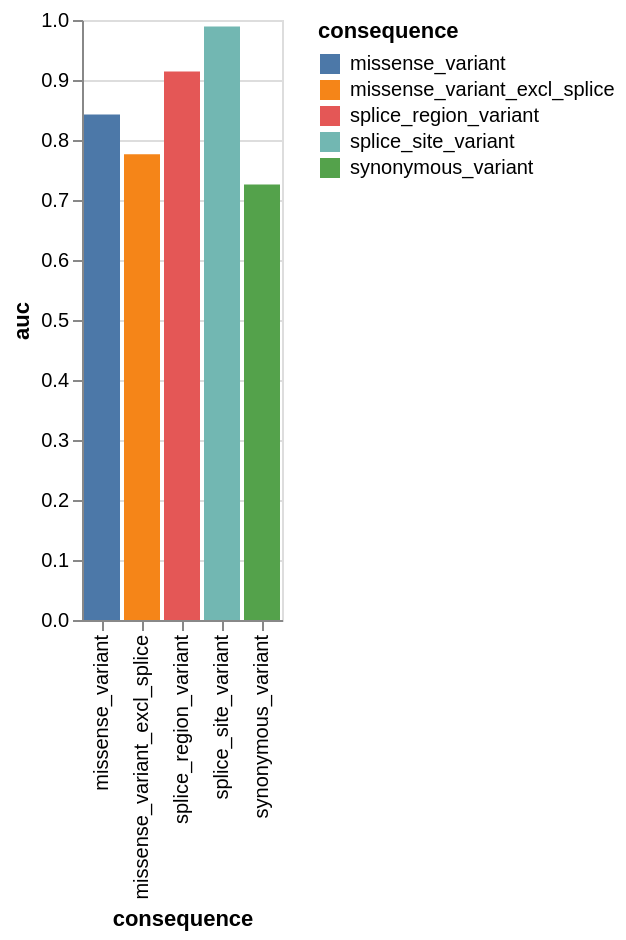

The code cell stored with this chart in its notebook:
### Code cell
auc_bars = alt.Chart(auc_df).mark_bar().encode(
    x=alt.X('consequence:N'),
    y=alt.Y('auc:Q'),
    color=alt.Color('consequence:N')
)

auc_bars.display()

### Figure 1 — Vega-Lite specification as saved in the notebook (floating-point values rounded to 4 significant figures)
{"config": {"view": {"continuousWidth": 300, "continuousHeight": 300}}, "data": {"name": "data-bd0a3e9b8d552837a7fd8f32a4017598"}, "mark": {"type": "bar"}, "encoding": {"color": {"field": "consequence", "type": "nominal"}, "x": {"field": "consequence", "type": "nominal"}, "y": {"field": "auc", "type": "quantitative"}}, "$schema": "https://vega.github.io/schema/vega-lite/v6.1.0.json", "datasets": {"data-bd0a3e9b8d552837a7fd8f32a4017598": [{"consequence": "splice_region_variant", "auc": 0.9142}, {"consequence": "intron_variant", "auc": null}, {"consequence": "missense_variant", "auc": 0.8427}, {"consequence": "synonymous_variant", "auc": 0.7256}, {"consequence": "splice_site_variant", "auc": 0.9891}, {"consequence": "stop_gained", "auc": null}, {"consequence": "missense_variant_excl_splice", "auc": 0.7763}]}}
